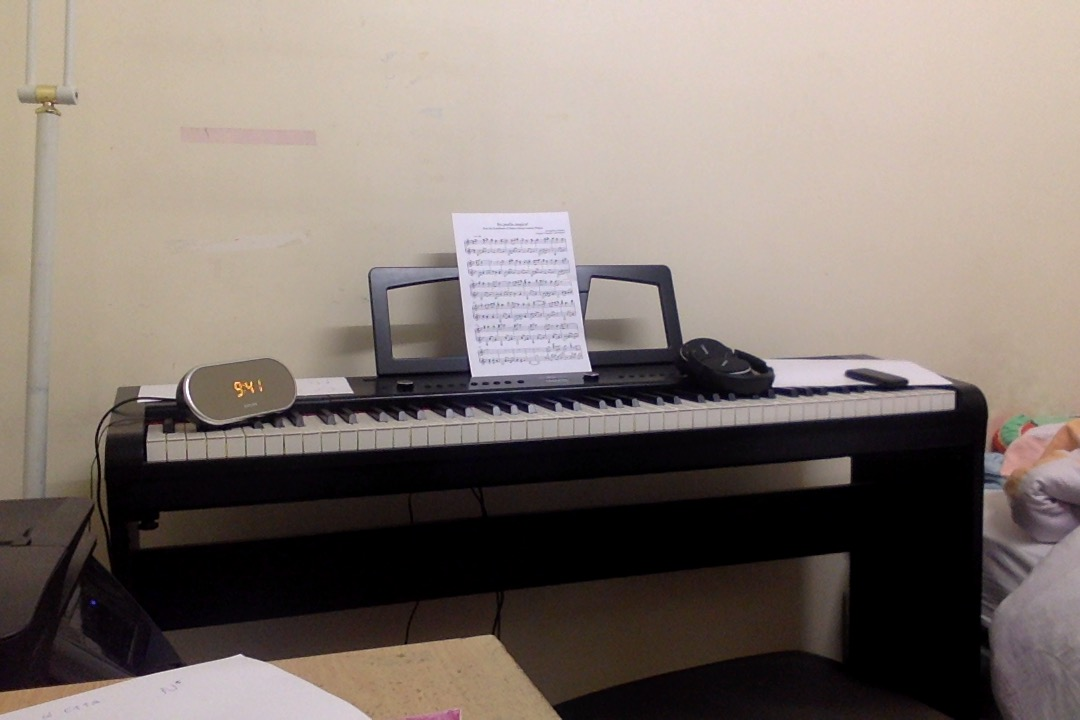
#> input picture test.jpg, 1080 x 720 px
$ python countObjet.py   (Python 2 division)   (older library calls are emulated)
#> lines starting #> are read from the running program, lines starting #| are printed output that depends on the picture
print "importing module please wait..."
import numpy
import pylab
import mahotas


image = raw_input("image name: ")
#> the answer given: test.jpg
img = mahotas.imread(image)
#> img is the input picture: shape (720, 1080, 3); mean R, G, B 130.6, 119.3, 112.4
print " filtering"
imgf = mahotas.gaussian_filter(img,8)
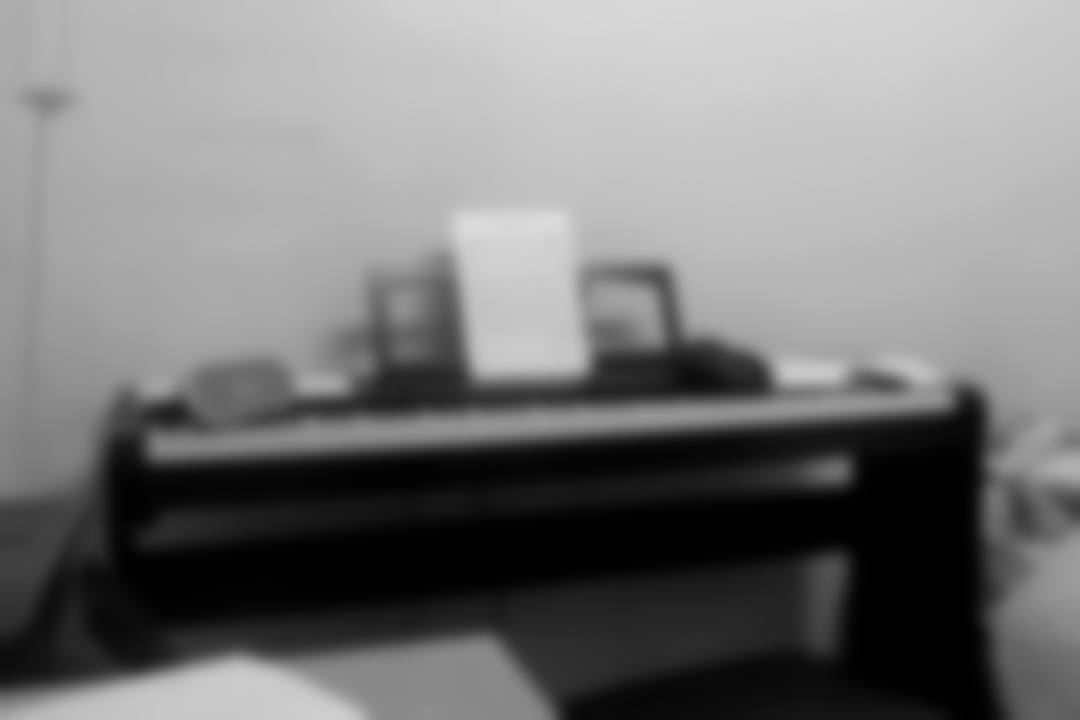
#> imgf: shape (720, 1080, 3) float64; mean R, G, B 120.8, 120.8, 120.8
print "gaussian filtered now thresholding"

if str(imgf.dtype) != 'uint8':
	imgf = imgf.astype(numpy.uint8)

#> (the run stopped early here; a loop or call above may not have finished)
